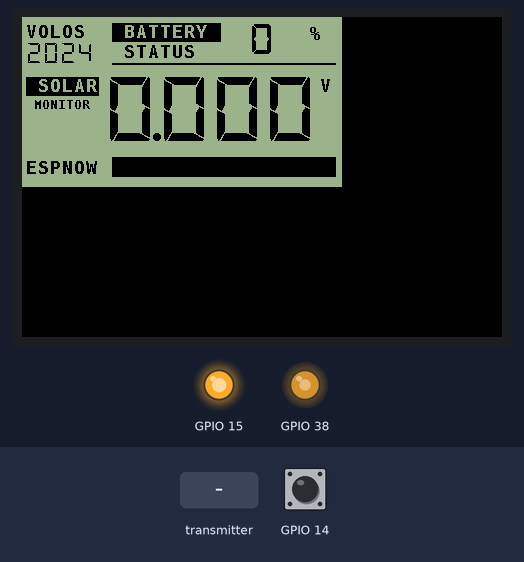
Bench run of a sketch on a simulated ESP32. Shown: 480×320 colour display, output pins drawn as LEDs (lit = HIGH). The test bench sets the inputs (shaded band); at power-on: GPIO 14 HIGH.

Above: at 1.5 s.
1.6 s: GPIO 14 pulled LOW for 0.15 s
At 2.7 s:
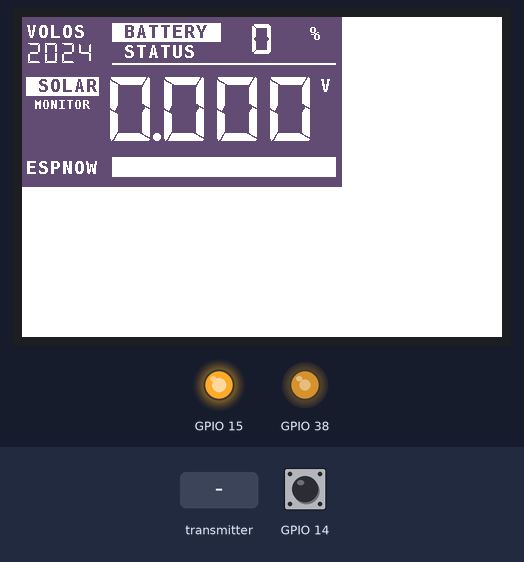
3.2 s: the transmitter starts sending voltage = 25
At 4.5 s:
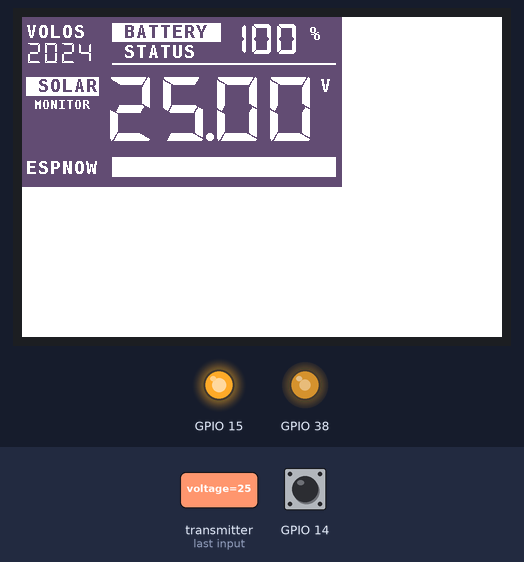
4.8 s: GPIO 14 pulled LOW for 1 s
At 5.3 s:
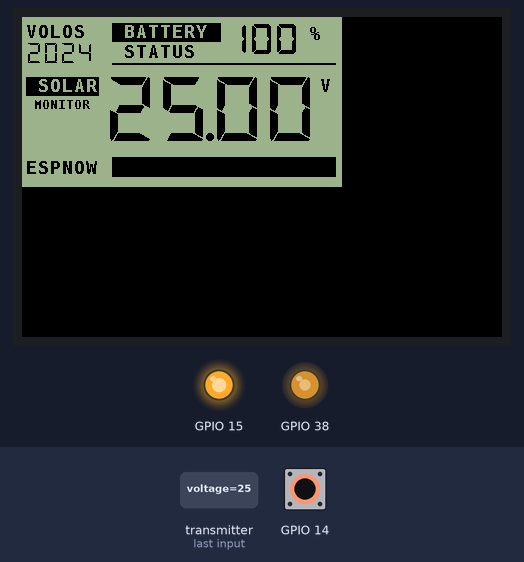
7.3 s: the transmitter starts sending voltage = 50
At 8.1 s:
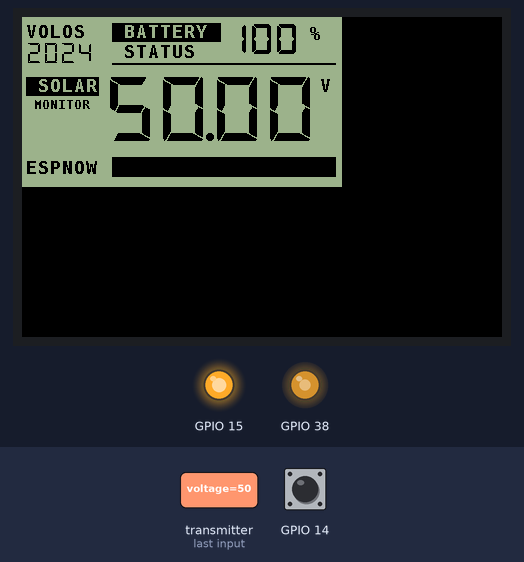
Timing chart, 0 to 10.0 s (numbered marks = the images above; inputs shaded):
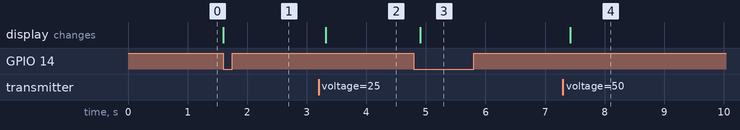

The sketch:

RecieverLilyGO.ino
```cpp
#include <TFT_eSPI.h>
#include <esp_now.h>
#include <WiFi.h>
#include "font.h"


TFT_eSPI tft = TFT_eSPI();
TFT_eSprite sprite = TFT_eSprite(&tft);


#define back 0x9D91
#define bigFont DSEG7_Modern_Bold_64
#define small DejaVu_Sans_Mono_Bold_12
#define middle Monospaced_bold_18
#define middle2 DSEG7_Classic_Bold_30
#define clockFont DSEG7_Modern_Bold_20
#define dc Cousine_Regular_38
#define color1 TFT_BLACK
//#define color1 0x18E3


float voltage=0;  //voltage
int capacity=0;
bool invert=false;


int bright=4;
int brightnesses[7]={35,70,105,140,175,210,250};
int deb=0;


void OnDataRecv(const uint8_t * mac, const uint8_t *incomingData, int len) {
  memcpy(&voltage, incomingData, sizeof(voltage));
  draw();
}

void setup()
{
  pinMode(0,INPUT_PULLUP);
  pinMode(14,INPUT_PULLUP);

  pinMode(15,OUTPUT);
  digitalWrite(15,1);

  tft.init();
  tft.setRotation(1);
  sprite.createSprite(320,170);
  sprite.setTextColor(color1,back);
  sprite.setFreeFont(&bigFont);

  analogWrite(38,160); //brightnes of screen

        WiFi.mode(WIFI_MODE_STA);
        esp_now_init();
        esp_now_register_recv_cb(OnDataRecv);

        draw();
}

void draw()
  {
     sprite.setTextColor(color1,back);
     sprite.fillSprite(back);
     sprite.setFreeFont(&bigFont);
     sprite.setTextDatum(0);
     if(voltage<10)
     sprite.drawFloat(voltage,3,82,60);
     else
     sprite.drawFloat(voltage,2,82,60);


     sprite.setFreeFont(&middle2);


     int vol=voltage*100;
     if(vol<1200)
     capacity=0;
     else
     capacity=map(vol,1200,1360,0,100);

     if(vol>1360)
     capacity=100;

     sprite.setTextDatum(4);
     sprite.drawString(String(capacity),238,22);
     sprite.setTextDatum(0);


       sprite.setFreeFont(&clockFont);
       sprite.drawString("2024",4,26);
       sprite.setFreeFont(&middle);
       sprite.setTextColor(back,color1);
       sprite.drawString(" SOLAR ",4,60);
       sprite.drawString(" BATTERY  ",90,6);

       sprite.setTextColor(color1,back);
       sprite.drawString("%",288,8);
       sprite.drawString("V",298,60);
       sprite.drawString("VOLOS",4,6);


       sprite.drawString(" STATUS",90,26);
       sprite.drawString("ESPNOW",4,142);

         sprite.fillRect(90,46,224,2,color1);
         sprite.fillRect(90,140,224,20,color1);


   //      for(int i=0;i<sBlock;i++)
     //    sprite.fillRect(6+(i*8),26,6,5,color1);

      sprite.setFreeFont(&small);
      sprite.drawString(" MONITOR",4,82);

      sprite.setTextDatum(4);


    sprite.pushSprite(0,0);
}


void loop() {
    if(digitalRead(14)==0)
       {if(deb==0)
       {deb=1;
       invert=!invert;
       tft.invertDisplay(invert);
       draw();
       }
  }else deb=0;


}
```

Source omitted: font.h (data table, 198700 bytes)

Measured:
- after the input at 1.6 s, the display: changes at once (image 1)
- after the input at 3.2 s, the display: changes after 0.12 s (image 2)
- after the input at 4.8 s, the display: changes after 0.10 s (image 3)
- after the input at 7.3 s, the display: changes after 0.13 s (image 4)
